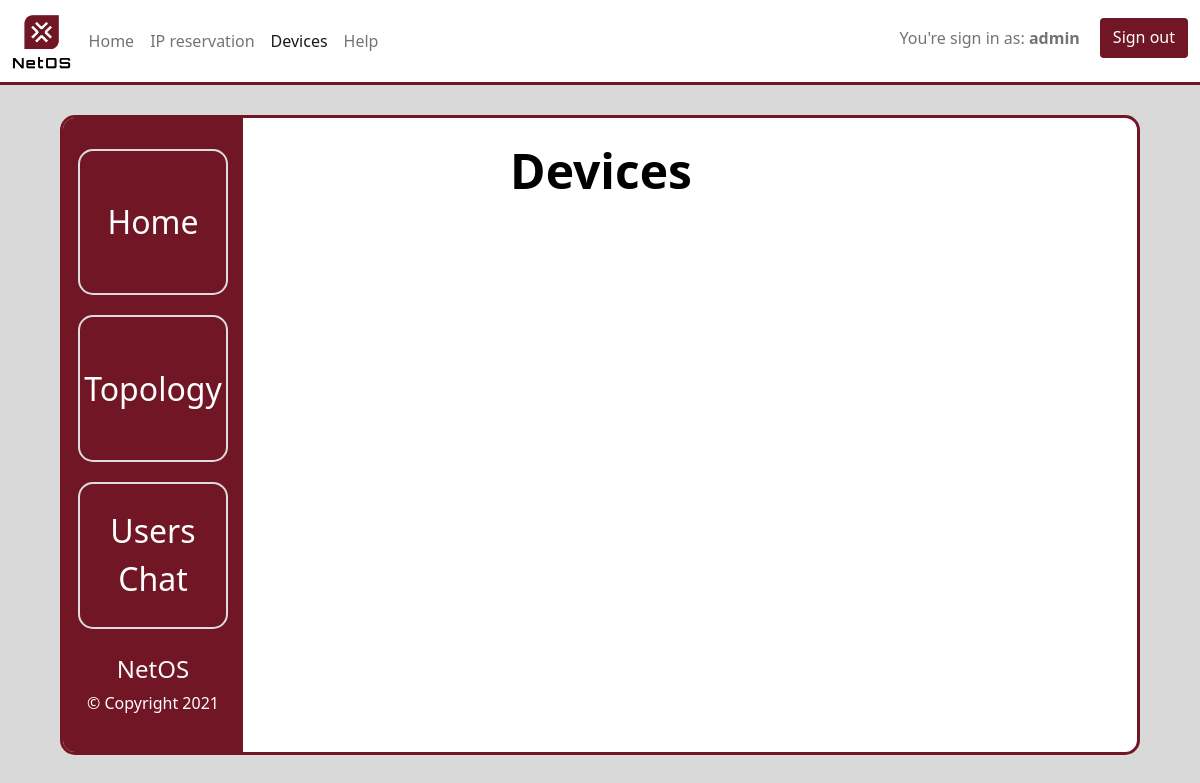
The page /devices/ (signed in) on the database as committed earlier.
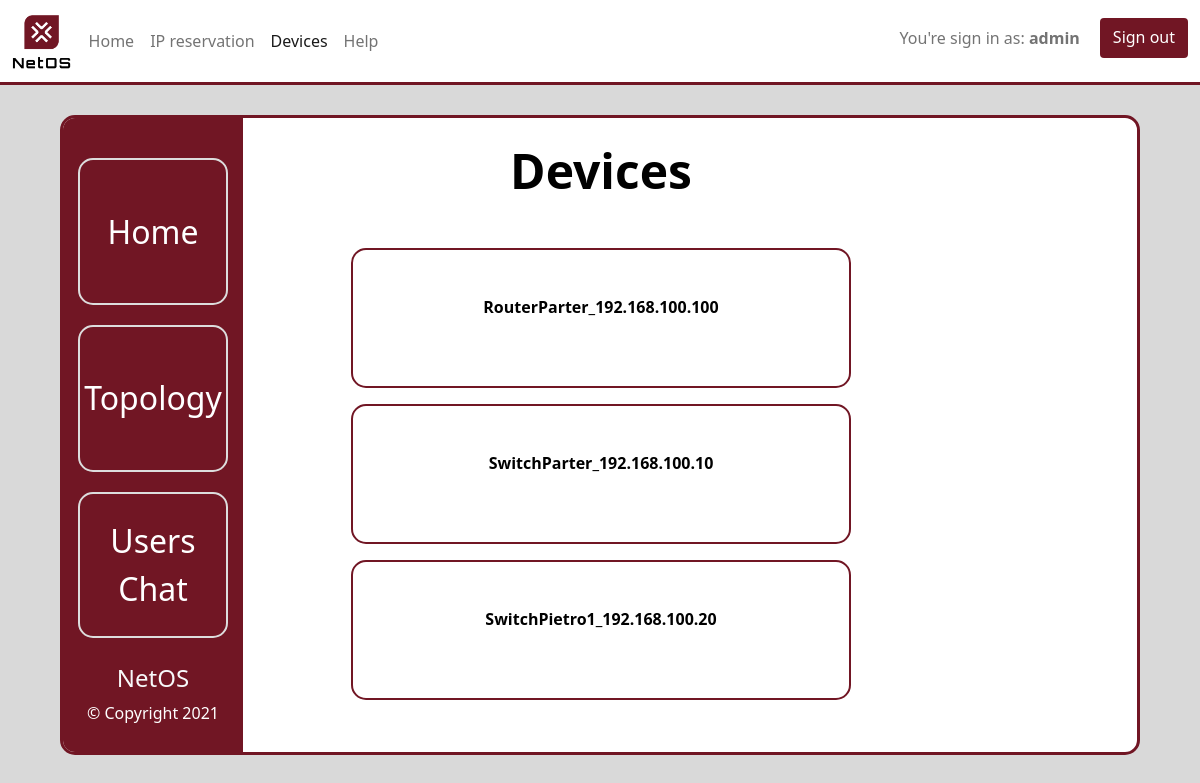
The same page on the database as committed later.
### netos/models.py (models this page shows)
class Device(models.Model):
    name = models.CharField(max_length=50)
    description = models.CharField(max_length=150)
    address_ip = models.CharField(max_length=15)
    def __str__(self):
        return self.name

### netos/views.py (the view)
# urls.py: url(r'^devices/$', views.devicesPage, name='devices'),
def devicesPage(request):
    zapytanie = Device.objects.all().order_by('name')
    dane = {'zapytanie': zapytanie}
    return render(request, 'netos/devices.html', dane)

### netos/templates/netos/devices.html (shortened to what this page needs)
<html>
<head>
    {% load static %}
    <link href="https://cdn.jsdelivr.net/npm/bootstrap@5.0.0-beta1/dist/css/bootstrap.min.css"
          rel="stylesheet"
>
    <link rel="stylesheet" type="text/css" href="{% static 'netos/style.css' %}"/>
</head>
<body>
{% if not user.is_authenticated %}
    <meta http-equiv="refresh" content="0; url=/login"/>
{% else %}
    <nav class="navbar navbar-expand-lg navbar-light bg-white">
        <div class="container-fluid">
            <a href="{% url 'netos:index' %}"><img class="navbar-logo" src="/static/resources/logo.png"></a>
            <div class="collapse navbar-collapse" id="navbarSupportedContent">
                <ul class="navbar-nav me-auto mb-2 mb-lg-0">
                    <li class="nav-item">
                        <a class="nav-link" aria-current="page" href="{% url 'netos:index' %}">Home</a>
                    </li>
                    <li class="nav-item">
                        <a class="nav-link" href="{% url 'netos:ip_reservation' %}">IP reservation</a>
                    </li>
                    <li class="nav-item">
                        <a class="nav-link active" href="{% url 'netos:devices' %}">Devices</a>
                    </li>
                    <li class="nav-item">
                        <a class="nav-link" href="{% url 'netos:help' %}">Help</a>
                    </li>
                </ul>
                <form class="d-flex">
                          <span class="navbar-text">
                              You're sign in as: <b>{{ user.username }}</b>
                          </span>
                    <a type="button" class="btn" href="{% url 'netos:logout' %}">Sign out</a>
                </form>
            </div>
        </div>
    </nav>
    <div class="panel">
        <div class="row m-0 h-100">
            <div class="col-2 p-0 px-4 panel-left">
                <section class="menu text-center">
                    <a href="{% url 'netos:index' %}">
                        <div class="menu-item">
                            <p>Home</p>
                        </div>
                    </a>
                    <a href="https://drive.google.com/file/d/1-0g0mMz9y8Y53ZbY9Xlwb7sI5ajAp8ry/view?usp=sharing">
                        <div class="menu-item">
                            <p>Topology</p>
                        </div>
                    </a>
                    <a href="https://www.skype.com/pl/">
                        <div class="menu-item">
                            <p>Users Chat</p>
                        </div>
                    </a>
                </section>
                <section class="info-box text-light text-center mt-3">
                    <h3>NetOS</h3>
                    <p class="text-white">&copy; Copyright 2021</p>
                </section>
            </div>
            <div class="col-8 p-0 panel-right">
                <div class="col-10 mt-0 in-panel-right">
                    <section class="main-stats py-4 px-5 text-center">
                    <h1 class="mb-5">Devices</h1>
                        {% for zap in zapytanie %}
                            <div class="row mb-3">
                                <div class="col-12">
                                    <div class="main-stats-box p-5">
                                        <h3><p>{{ zap }}</p></h3>
                                    </div>
                                </div>
                            </div>
                        {% endfor %}
                        <div id="chart" class="py-3 text-dark"></div>
                    </section>
                </div>
            </div>
        </div>
    </div>
{% endif %}
</body>
</html>

### netos/static/netos/style.css (style rules this page uses)
:root { --interface-color: #711624; --background-color: #D9D9D9; --active-color: #B12238; }
body { background-color: var(--background-color); }
.btn { margin: 10px 0 0 0; background-color: var(--interface-color); color: white; transition: background-color .3s; }
.navbar-logo { margin-right: 10px; height: 55px; }
.navbar { border-bottom-style: solid; border-bottom-width: 3px; border-color: var(--interface-color); }
span { color: black; }
.navbar-text { margin-top: 10px; margin-right: 20px; color: black; }
.panel { width: 90%; height: 80%; min-width: 700px; overflow: hidden; margin: 30px auto 0 auto; border-style: solid; border-radius: 15px; border-width: 3px; border-color: var(--interface-color); background-color: white; }
.panel-left { display: flex; flex-direction: column; justify-content: center; background-color: var(--interface-color); min-width: 180px; }
.panel-right { display: flex; justify-content: center; }
.menu { display: flex; flex-direction: column; justify-content: space-around; align-items: center; min-height: 500px; }
.menu a { display: flex; flex-direction: column; justify-content: space-around; width: 100%; min-width: 150px; height: 30%; color: #fff; text-decoration: none; border: 2px solid #ddd; border-radius: 15px; transition: background-color .3s; margin-bottom: 10px; margin-top : 10px; }
.menu-item p { margin-top: 16px; font-size: 2rem; }
.info-box h3 { font-size: 1.5rem; }
.info-box p { font-size: 1rem; }
.main-stats h1 { font-size: 3rem; font-weight: bold; color: black; }
.main-stats-box { height: 140px; border-radius: 15px; border-style: solid; border-width: 2px; border-color: var(--interface-color); transition: background-color .3s; color: black; }
.main-stats-box h3 { margin-bottom: 1em; font-size: 1.6rem; font-weight: bold; }
.main-stats-box p { font-size: 1rem; }

Rows that differ between the two databases and show on the page:
added Device: name "RouterParter_192.168.100.100"
added Device: name "SwitchParter_192.168.100.10"
added Device: name "SwitchPietro1_192.168.100.20"
